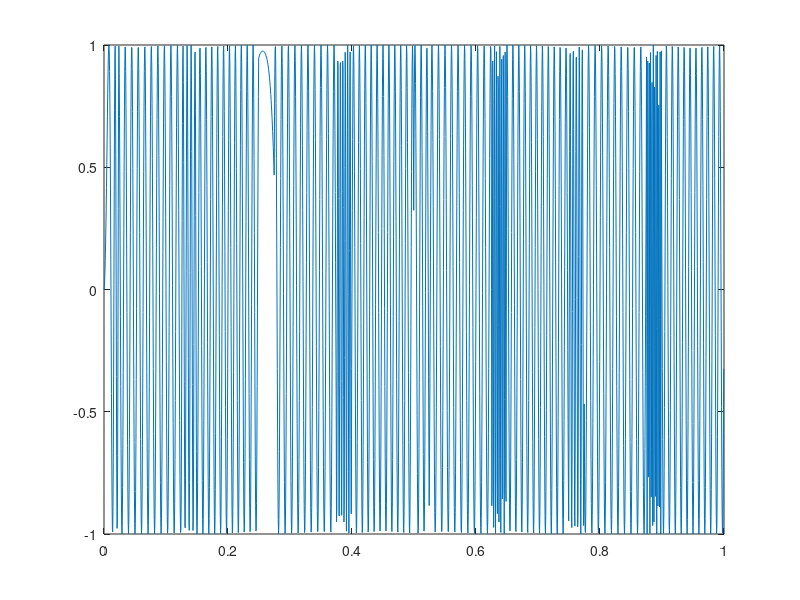
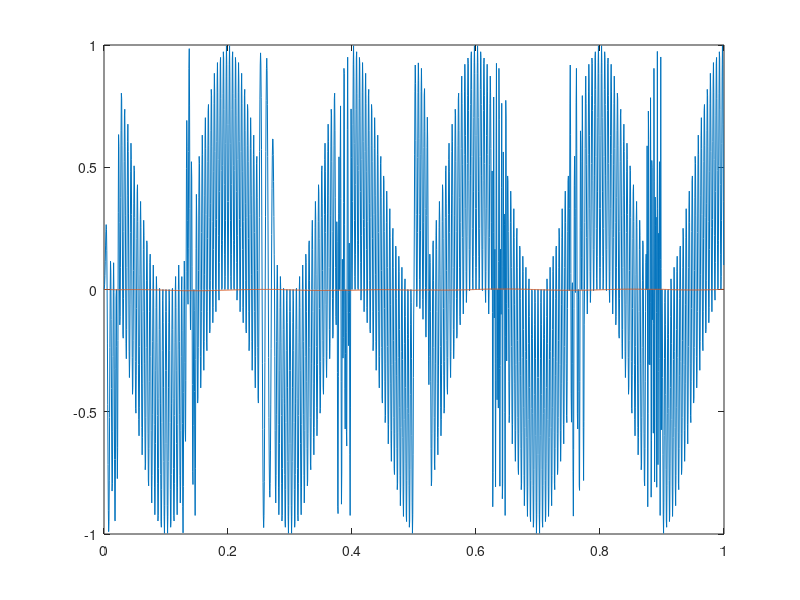
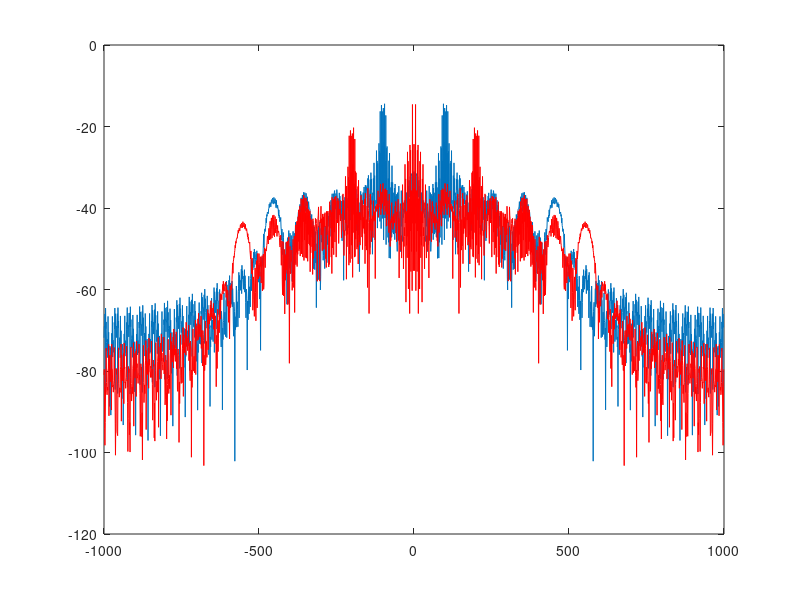

Here is the MATLAB script that generated these plots, in order:
clear all;
close all;

try
  pkg load control
end

F0 = 100;
dF = 10;
F_start = F0-dF/2;
F_end = F0+dF/2;

Fs = F0*20;
dt = 1/Fs;
Tend = 1/F0*100;
t = 0:dt:Tend-dt;

N = length(t);

NF = 4;
%f = F_start:dF/N*NF:F_end-dF/N;
%f = repmat(f,1,NF);
f = [F_start*ones(1,N/NF/2) F_end*ones(1,N/NF/2) ];
f = repmat(f,1,NF);
imp = ones(1,round(N/NF/10))/(N/NF/10);
f = conv(f,imp);
f = f(1:N);

%f = F0+dF*sin(2*pi*F0/20*t);

sig0 = sin(2*pi*F0*t);
sig = sin(2*pi*f.*t);
%sig = sig0;
sig2 = sig0.*sig;

F3db = dF*0.1;
s = tf('s');
sys = 1/(2*pi*1/F3db*s+1);
sig_filt = lsim(sys,sig2,t);

df = Fs/N;
f_bins = -Fs/2:df:Fs/2-df;

figure;
plot(t,sig);
figure;
plot(t,sig2,t,sig_filt);

figure;
%%
plot(f_bins,20*log10(abs(fftshift(fft(sig)))/N));
hold on;
plot(f_bins,20*log10(abs(fftshift(fft(sig2)))/N),'r');